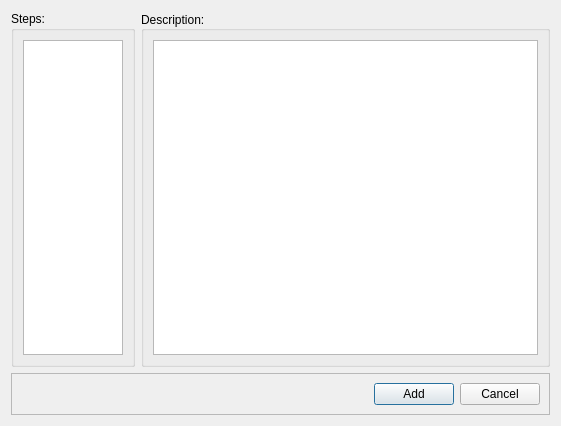
<?xml version="1.0" encoding="UTF-8"?>
<ui version="4.0">
 <class>WorkstepsDialog</class>
 <widget class="QDialog" name="WorkstepsDialog">
  <property name="geometry">
   <rect>
    <x>0</x>
    <y>0</y>
    <width>561</width>
    <height>426</height>
   </rect>
  </property>
  <property name="windowTitle">
   <string>Worksteps</string>
  </property>
  <layout class="QGridLayout" name="gridLayout">
   <item row="0" column="0">
    <widget class="QGroupBox" name="groupBox">
     <property name="title">
      <string>Steps:</string>
     </property>
     <layout class="QVBoxLayout" name="verticalLayout">
      <item>
       <widget class="QListView" name="listView_Steps">
        <property name="sizePolicy">
         <sizepolicy hsizetype="Maximum" vsizetype="Expanding">
          <horstretch>0</horstretch>
          <verstretch>0</verstretch>
         </sizepolicy>
        </property>
        <property name="maximumSize">
         <size>
          <width>100</width>
          <height>16777215</height>
         </size>
        </property>
       </widget>
      </item>
     </layout>
    </widget>
   </item>
   <item row="0" column="1" colspan="3">
    <widget class="QGroupBox" name="groupBox_2">
     <property name="sizePolicy">
      <sizepolicy hsizetype="Preferred" vsizetype="Preferred">
       <horstretch>1</horstretch>
       <verstretch>0</verstretch>
      </sizepolicy>
     </property>
     <property name="title">
      <string>Description:</string>
     </property>
     <property name="alignment">
      <set>Qt::AlignLeading|Qt::AlignLeft|Qt::AlignVCenter</set>
     </property>
     <layout class="QVBoxLayout" name="verticalLayout_2">
      <item>
       <widget class="QPlainTextEdit" name="edit_Description">
        <property name="readOnly">
         <bool>true</bool>
        </property>
       </widget>
      </item>
     </layout>
    </widget>
   </item>
   <item row="1" column="0" colspan="4">
    <widget class="QFrame" name="frame">
     <property name="frameShape">
      <enum>QFrame::StyledPanel</enum>
     </property>
     <property name="frameShadow">
      <enum>QFrame::Raised</enum>
     </property>
     <layout class="QHBoxLayout" name="horizontalLayout">
      <item>
       <spacer name="horizontalSpacer">
        <property name="orientation">
         <enum>Qt::Horizontal</enum>
        </property>
        <property name="sizeHint" stdset="0">
         <size>
          <width>40</width>
          <height>20</height>
         </size>
        </property>
       </spacer>
      </item>
      <item>
       <widget class="QPushButton" name="btn_Add">
        <property name="minimumSize">
         <size>
          <width>75</width>
          <height>0</height>
         </size>
        </property>
        <property name="text">
         <string>Add</string>
        </property>
       </widget>
      </item>
      <item>
       <widget class="QPushButton" name="btn_Cancel">
        <property name="minimumSize">
         <size>
          <width>75</width>
          <height>0</height>
         </size>
        </property>
        <property name="text">
         <string>Cancel</string>
        </property>
       </widget>
      </item>
     </layout>
    </widget>
   </item>
  </layout>
 </widget>
 <resources/>
 <connections>
  <connection>
   <sender>btn_Cancel</sender>
   <signal>clicked()</signal>
   <receiver>WorkstepsDialog</receiver>
   <slot>close()</slot>
   <hints>
    <hint type="sourcelabel">
     <x>512</x>
     <y>403</y>
    </hint>
    <hint type="destinationlabel">
     <x>280</x>
     <y>212</y>
    </hint>
   </hints>
  </connection>
 </connections>
</ui>
